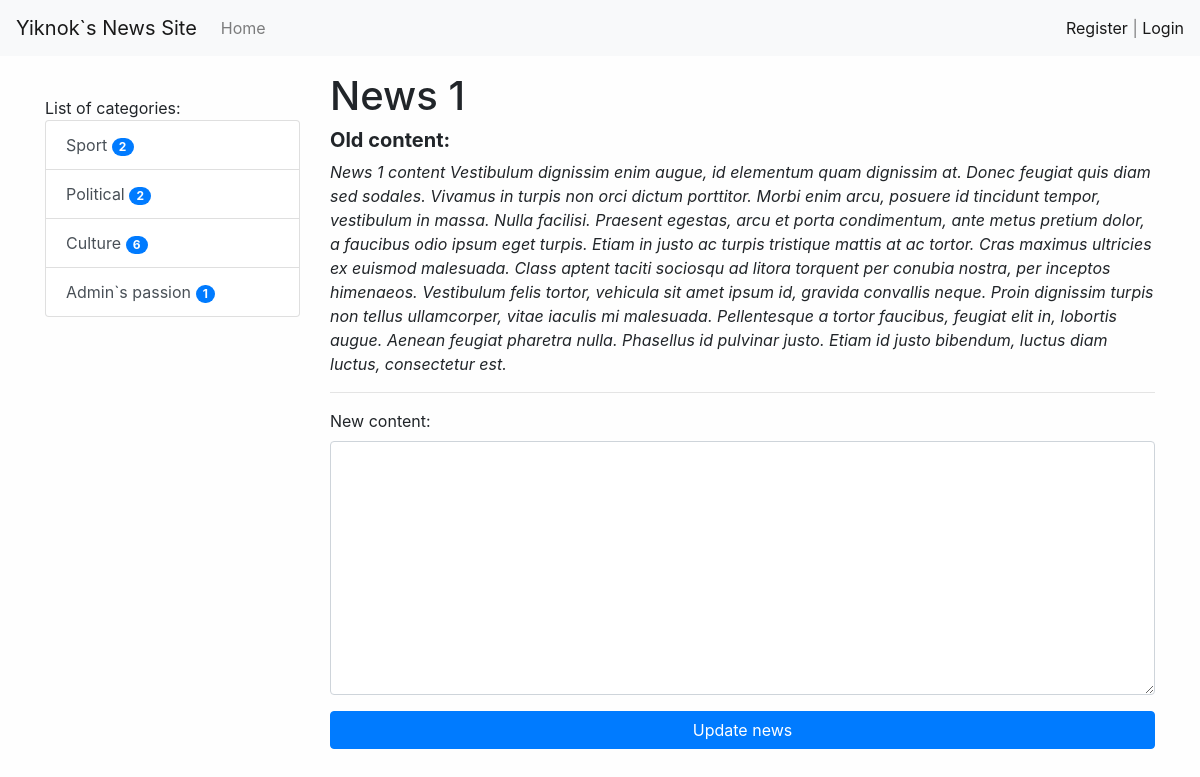
/update/1/, run on an earlier commit of the app's database.
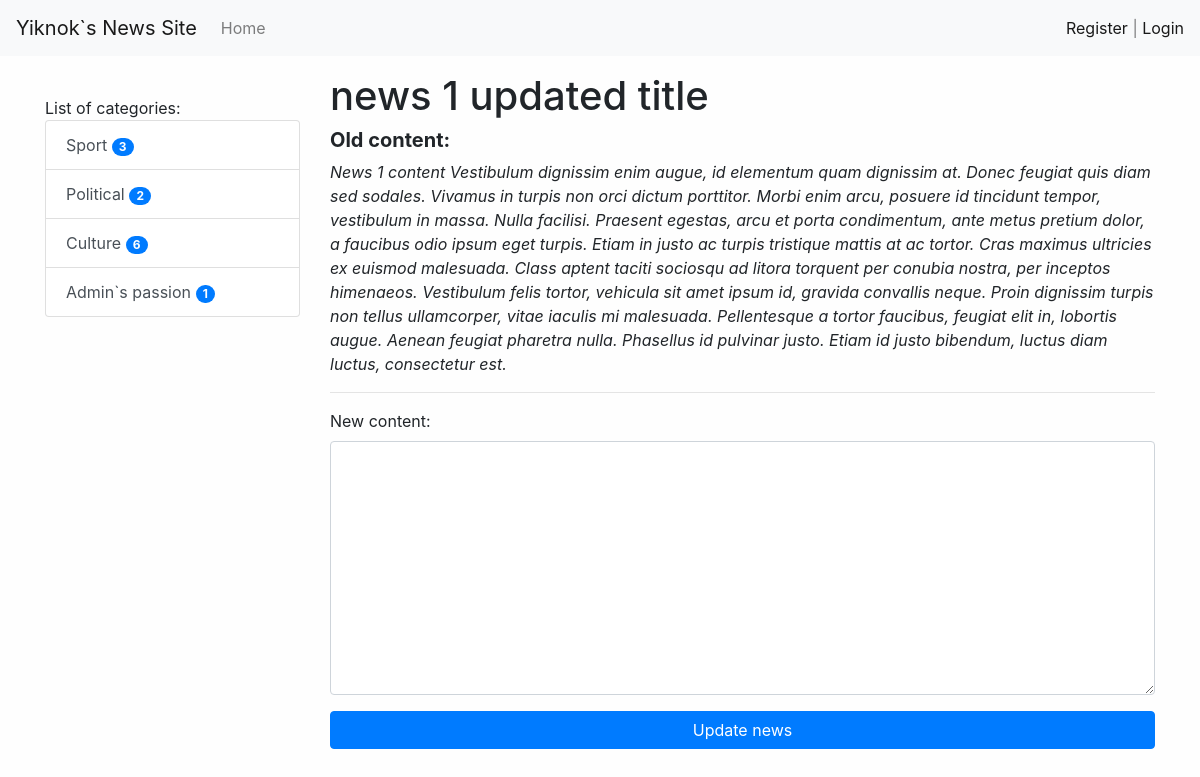
And on a later commit of the database.
### news/models.py (models this page shows, shortened)
class Category(models.Model):
    title = models.CharField(max_length=150, db_index=True, verbose_name='Category title')
    def get_absolute_url(self):
        return reverse('category',kwargs={'category_id':self.pk})
    class Meta:
        verbose_name = 'Category'
        verbose_name_plural = 'Categories'
        ordering = ['title']

class News(models.Model):
    title = models.CharField(max_length=150, verbose_name='News Title')
    content = models.TextField(blank=True, verbose_name='News Content')
    created_at = models.DateTimeField(auto_now_add=True, verbose_name='Created At:')
    updated_at = models.DateTimeField(auto_now=True, verbose_name='Last Update:')
    photo = models.ImageField(upload_to='photos/%Y/%m/%d', blank=True, verbose_name='Photo')
    is_published=models.BooleanField(default=True,verbose_name='Published')
    category = models.ForeignKey('Category', on_delete=models.PROTECT, verbose_name='News Category')
    views = models.IntegerField(default=0)
    class Meta:
        verbose_name = 'News'
        verbose_name_plural = 'News'
        ordering = ['-created_at']

### news/views.py (the view)
# urls.py: path('update/<int:news_id>/', update_news, name='update_news'),
def update_news(request, news_id):
    news = News.objects.get(pk=news_id)
    if request.method == 'POST':
        form = UpdateNewsForm(data=request.POST)
        if form.is_valid():
            news.content = form.cleaned_data['u_content']
            news.save()
            return redirect(news)
    else:
        form = UpdateNewsForm()
    return render(request, 'news/update_news.html', {'form': form, 'news': news})

### news/forms.py
class UpdateNewsForm(forms.Form):
    u_content = forms.CharField(label='New content', widget=forms.Textarea(attrs={'class': 'form-control'}))

### news/templatetags/news_tags.py (called while the page is built)
@register.simple_tag()
def get_categories():
    return Category.objects.all()

@register.inclusion_tag('news/list_categories.html')
def show_categories(arg1, arg2):
    categories = Category.objects.annotate(cnt=Count('news',filter=F('news__is_published'))).filter(cnt__gt=0)
    return {'categories': categories, 'arg1': arg1, 'arg2': arg2}

### news/templates/news/update_news.html (shortened to what this page needs)
{% extends 'base.html' %}
{%block sidebar%}
{%include 'inc/_sidebar.html'%}
{%endblock%}
{%block content%}
<h1>{{news.title}}</h1>
<h5><b>Old content:</b></h5>
<div>
    <i>{{news.content}}</i>
</div>
<hr>
<form method="post">
    {{form.as_p}}
    <button type="submit" class="btn btn-primary btn-block">Update news</button>
</form>
{%endblock%}

### news/templates/news/list_categories.html
<div class="list-group">
    {{arg1}} {{arg2}}
    {%for item in categories%}
    <a href="{{item.get_absolute_url}}" class="list-group-item list-group-item-action">{{item.title}}     <span class="badge badge-primary badge-pill">{{item.cnt}}</span>
</a>
    {%endfor%}
</div>

What changed in the data, as far as the page shows it:
computed for Category "Sport": cnt "2" → "3"
changed News: title "News 1" → "news 1 updated title"
